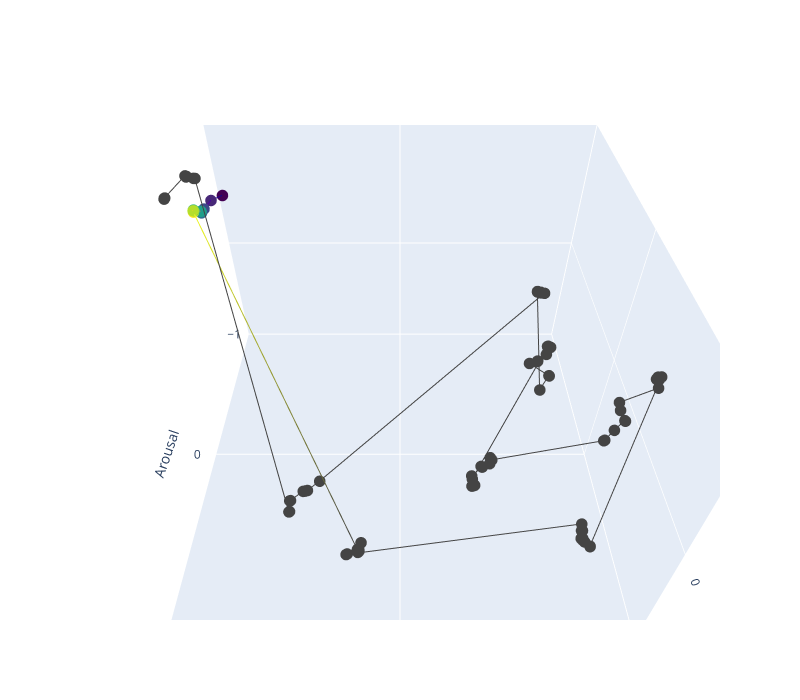

The code cell stored with this chart in its notebook:
### Code cell
def plot_3D_positions(positions):
    x, y, z = positions
    index = np.array([x for x in range(10)])

    fig = go.Figure(data=[go.Scatter3d(
        x=x, y=y, z=z,
        marker=dict(
            size=4,
            colorscale='Viridis',
        ),
        line=dict(
            color=index,
            width=2
        ))])

    fig.update_layout(
        width=800,
        height=700,
        autosize=False,
        scene=dict(
            xaxis_title="Pleasure",
            yaxis_title="Arousal",
            zaxis_title="Dominance",
            xaxis = dict(nticks=4, range=[-1,1],),
            yaxis = dict(nticks=4, range=[-1,1],),
            zaxis = dict(nticks=4, range=[-1,1],),
            camera=dict(
                up=dict(
                    x=0,
                    y=0,
                    z=1
                ),
                eye=dict(
                    x=0,
                    y=1.0707,
                    z=1,
                )
            ),
            aspectratio = dict( x=1, y=1, z=0.7 ),
            aspectmode = 'manual'
        ),
    )
    
    return fig

# person_list = set(person_list)
# for x in person_list:
#     print(x)
x= next(iter(person_list))
filepath = "personlogs/" + x + "_testing.csv"
individualinfo = pd.DataFrame(pd.read_csv((filepath)))
indiactioninfo = pd.DataFrame(individualinfo.loc[individualinfo['person_before_action_name'] == x])
indi_action_history = indiactioninfo.loc[:,'person_after_action_emotional_state']

pleasure_scale = []
arousal_scale = []
dominance_scale = []
for item in indi_action_history:
    split_item = item[1:-1].split(" ")
    split_item = list(filter(None, split_item))
    pleasure_scale.append(float(split_item[0]))
    arousal_scale.append(float(split_item[1])) 
    dominance_scale.append(float(split_item[2])) 

emotional_positions = np.vstack((pleasure_scale,arousal_scale,dominance_scale))
print(emotional_positions)
plot_3D_positions(emotional_positions)
#break

### Figure 1 — Plotly figure (JSON) as saved in the notebook; plotly's stock layout.template omitted (floating-point values rounded to 4 significant figures)
{"data": [{"line": {"color": [0, 1, 2, 3, 4, 5, 6, 7, 8, 9], "width": 2}, "marker": {"colorscale": [[0, "#440154"], [0.1111, "#482878"], [0.2222, "#3e4989"], [0.3333, "#31688e"], [0.4444, "#26828e"], [0.5556, "#1f9e89"], [0.6667, "#35b779"], [0.7778, "#6ece58"], [0.8889, "#b5de2b"], [1, "#fde725"]], "size": 4}, "type": "scatter3d", "x": [0.9386, 0.9876, 1, 1, 0.99, 0.979, 0.996, 0.992, 0.995, 0.995, 0.1705, 0.1705, 0.1695, 0.1645, 0.1645, 0.1665, 0.1685, 0.1585, 0.2115, 0.2155, -0.6828, -0.6678, -0.6648, -0.6508, -0.6458, -0.6498, -0.6518, -0.6558, -0.6638, -0.6638, -0.9157, -0.9107, -0.9057, -0.9007, -0.8907, -0.8897, -0.8847, -0.8827, -0.8777, -0.8677, -0.8917, -0.8917, -0.8917, -0.8817, -0.8897, -0.8877, -0.8337, -0.7847, -0.7817, -0.7807, -0.4477, -0.4287, -0.4377, -0.3887, -0.3937, -0.3387, -0.3487, -0.3427, -0.3357, -0.3427, -0.8204, -0.8164, -0.8244, -0.7844, -0.7294, -0.7274, -0.6874, -0.6974, -0.6954, -0.6354, -0.7385, -0.7385, -0.7385, -0.7385, -0.7255, -0.7365, -0.7345, -0.7345, -0.7375, -0.7455, 0.3631, 0.3631, 0.4131, 0.4211, 0.4241, 0.4311, 0.4811, 0.4841, 0.4791, 0.4811, 0.9756, 0.9816, 0.9946, 0.9966, 0.9976, 0.9896, 0.9876, 0.9876, 0.9886, 0.9886], "y": [-0.8737, -0.8217, -0.7217, -0.6737, -0.6437, -0.6117, -0.5607, -0.5547, -0.5527, -0.5527, 0.8275, 0.8275, 0.8265, 0.8315, 0.8355, 0.8375, 0.8395, 0.7895, 0.8395, 0.8425, 0.8371, 0.8871, 0.8861, 0.9381, 0.9391, 0.9451, 0.9451, 0.9521, 0.9831, 0.9821, 0.5753, 0.5773, 0.5783, 0.5803, 0.6103, 0.6123, 0.6133, 0.6143, 0.6153, 0.6653, 0.3937, 0.3937, 0.3937, 0.4437, 0.4947, 0.4927, 0.5427, 0.5917, 0.5937, 0.5937, 0.2321, 0.2821, 0.2341, 0.2861, 0.2911, 0.3431, 0.3931, 0.3961, 0.3981, 0.3481, -0.4537, -0.4517, -0.4207, -0.3407, -0.2887, -0.2847, -0.2847, 0.04534, 0.04634, 0.1463, -0.5772, -0.5772, -0.5772, -0.5772, -0.5272, -0.4952, -0.4972, -0.4962, -0.4942, -0.4632, 0.445, 0.445, 0.495, 0.497, 0.498, 0.5, 0.55, 0.552, 0.603, 0.606, -0.6283, -0.6253, -0.5773, -0.5753, -0.5773, -0.5463, -0.2463, -0.2463, -0.2433, -0.2393], "z": [0.5332, 0.5322, 0.5422, 0.5502, 0.5832, 0.6132, 0.6642, 0.6632, 0.6652, 0.6552, -0.373, -0.373, -0.371, -0.37, -0.372, -0.3732, -0.3744, -0.3914, -0.3916, -0.3906, -0.08823, -0.03823, -0.04023, 0.008766, 0.008466, 0.007466, 0.009466, 0.006466, 0.03657, 0.03857, 0.6522, 0.6532, 0.6532, 0.6582, 0.6882, 0.6872, 0.6892, 0.6932, 0.6932, 0.7032, 0.1879, 0.1879, 0.1879, 0.1979, 0.188, 0.1895, 0.1896, 0.1886, 0.1886, 0.1874, -0.6443, -0.5942, -0.6152, -0.6162, -0.6152, -0.6152, -0.6222, -0.6212, -0.6213, -0.6415, -0.4547, -0.4547, -0.4246, -0.3946, -0.3946, -0.3946, -0.4146, -0.08457, -0.08057, -0.07057, -0.04905, -0.04905, -0.04905, -0.04905, -4.892e-05, 0.02995, 0.02945, 0.02745, 0.02645, 0.05655, -0.4744, -0.4744, -0.4744, -0.4746, -0.4756, -0.4737, -0.4707, -0.4687, -0.4767, -0.4747, 0.8495, 0.8525, 0.9005, 0.8993, 0.8971, 0.9272, 1, 1, 1, 0.998]}], "layout": {"autosize": false, "height": 700, "scene": {"aspectmode": "manual", "aspectratio": {"x": 1, "y": 1, "z": 0.7}, "camera": {"eye": {"x": 0, "y": 1.071, "z": 1}, "up": {"x": 0, "y": 0, "z": 1}}, "xaxis": {"nticks": 4, "range": [-1, 1], "title": {"text": "Pleasure"}}, "yaxis": {"nticks": 4, "range": [-1, 1], "title": {"text": "Arousal"}}, "zaxis": {"nticks": 4, "range": [-1, 1], "title": {"text": "Dominance"}}}, "width": 800}}
